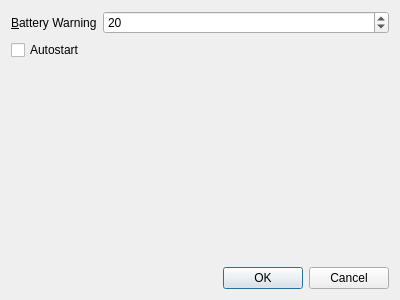
<?xml version="1.0" encoding="UTF-8"?>
<ui version="4.0">
 <class>Dialog</class>
 <widget class="QDialog" name="Dialog">
  <property name="geometry">
   <rect>
    <x>0</x>
    <y>0</y>
    <width>400</width>
    <height>300</height>
   </rect>
  </property>
  <property name="windowTitle">
   <string>Settings</string>
  </property>
  <layout class="QVBoxLayout" name="verticalLayout">
   <item>
    <layout class="QFormLayout" name="formLayout">
     <property name="fieldGrowthPolicy">
      <enum>QFormLayout::AllNonFixedFieldsGrow</enum>
     </property>
     <item row="0" column="0">
      <widget class="QLabel" name="label">
       <property name="text">
        <string>&amp;Battery Warning</string>
       </property>
       <property name="buddy">
        <cstring>spinBox_batteryw</cstring>
       </property>
      </widget>
     </item>
     <item row="0" column="1">
      <widget class="QSpinBox" name="spinBox_batteryw">
       <property name="maximum">
        <number>100</number>
       </property>
       <property name="value">
        <number>20</number>
       </property>
      </widget>
     </item>
     <item row="1" column="0">
      <widget class="QCheckBox" name="checkBox">
       <property name="text">
        <string>Autostart</string>
       </property>
      </widget>
     </item>
    </layout>
   </item>
   <item>
    <widget class="QDialogButtonBox" name="buttonBox">
     <property name="orientation">
      <enum>Qt::Horizontal</enum>
     </property>
     <property name="standardButtons">
      <set>QDialogButtonBox::Cancel|QDialogButtonBox::Ok</set>
     </property>
    </widget>
   </item>
  </layout>
 </widget>
 <resources/>
 <connections>
  <connection>
   <sender>buttonBox</sender>
   <signal>accepted()</signal>
   <receiver>Dialog</receiver>
   <slot>accept()</slot>
   <hints>
    <hint type="sourcelabel">
     <x>248</x>
     <y>254</y>
    </hint>
    <hint type="destinationlabel">
     <x>157</x>
     <y>274</y>
    </hint>
   </hints>
  </connection>
  <connection>
   <sender>buttonBox</sender>
   <signal>rejected()</signal>
   <receiver>Dialog</receiver>
   <slot>reject()</slot>
   <hints>
    <hint type="sourcelabel">
     <x>316</x>
     <y>260</y>
    </hint>
    <hint type="destinationlabel">
     <x>286</x>
     <y>274</y>
    </hint>
   </hints>
  </connection>
 </connections>
</ui>
